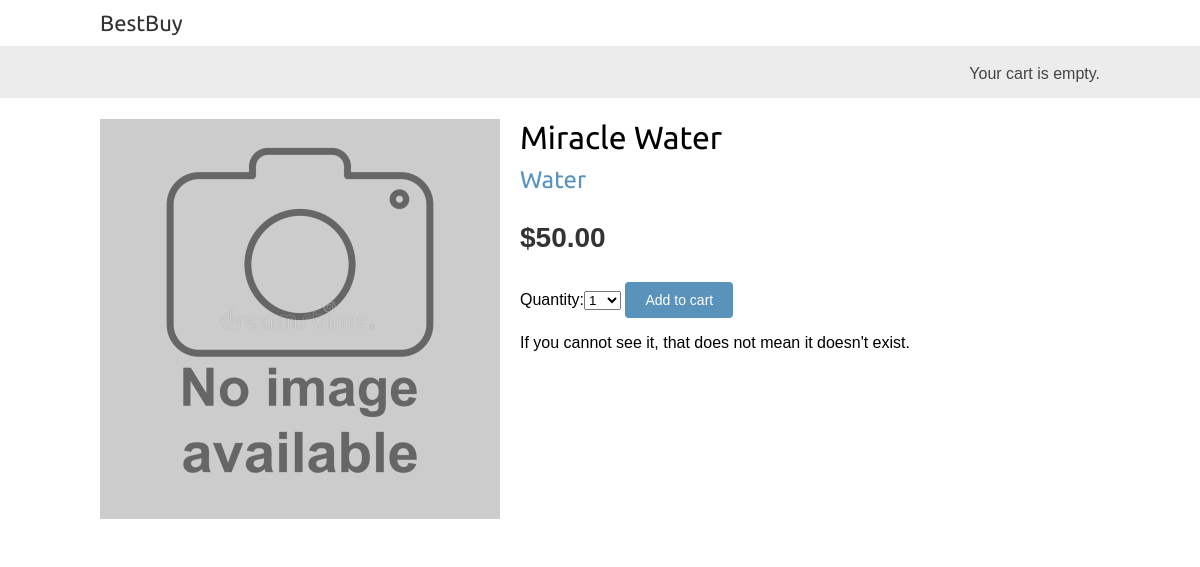
Page /4/miracle-water/ on the committed database.
### shop/models.py (models this page shows, shortened)
class Product(models.Model):
    category = models.ForeignKey(Category, related_name='products', on_delete=models.CASCADE)
    name = models.CharField(max_length=200, db_index=True)
    slug = models.SlugField(max_length=200, db_index=True)
    image = models.ImageField(upload_to='products/%d/%m/%Y', blank=True)
    description = models.TextField(blank=True)
    price = models.DecimalField(max_digits=10, decimal_places=2)
    available = models.BooleanField(default=True)
    created = models.DateTimeField(auto_now_add=True)
    updated = models.DateTimeField(auto_now=True)
    class Meta:
        ordering = ('name',)
        index_together = (('id', 'slug'),)

class Category(models.Model):
    name = models.CharField(max_length=200, db_index=True)
    slug = models.SlugField(max_length=200, unique=True)
    class Meta:
        ordering = ('name',)
        verbose_name = 'category'
        verbose_name_plural = 'categories'
    def __str__(self):
        return self.name
    def get_absolute_url(self):
        return reverse('shop:product_list_by_category', args=[self.slug])

### shop/views.py (the view)
# urls.py: path('<int:id>/<slug:slug>/', views.product_detail, name='product_detail'),
def product_detail(request, id, slug):
    product = get_object_or_404(Product, id=id, slug=slug, available=True)
    cart_product_form = CartAddProductForm()
    return render(request, 'shop/product/detail.html', {
        'product': product,
        'cart_product_form': cart_product_form
        })

### cart/forms.py
class CartAddProductForm(forms.Form):
    quantity = forms.TypedChoiceField( choices=PRODUCT_QUANTITY_CHOICES, coerce=int)
    override = forms.BooleanField(required=False, initial=False, widget=forms.HiddenInput)

### shop/templates/shop/product/detail.html (shortened to what this page needs)
{% extends "shop/base.html" %}
{% load static %}
{% block content %}
    <div class="product-detail">
        <img src="{% if product.image %}{{ product.image.url }}{% else %}
        {% static "img/NIA.jpg" %}{% endif %}">
        <h1>{{ product.name }}</h1>
        <h2>
            <a href="{{ product.category.get_absolute_url }}">
                {{ product.category }}
            </a>
        </h2>
        <p class="price">${{ product.price }}</p>
        <form action="{% url "cart:cart_add" product.id %}" method="post">
            {{ cart_product_form }}
            <input type="submit" value="Add to cart">
        </form>
        {{ product.description|linebreaks }}
    </div>
{% endblock %}

### shop/static/css/base.css (style rules this page uses)
body { margin:0; padding:0; font-family:helvetica, sans-serif; }
h1, h2, h3, h4, h5 , h6 { font-family: 'Ubuntu', sans-serif; font-weight:normal; }
a { text-decoration:none; color:#5993bb; }
a.button, input[type="submit"] { color:#fff; background:#5993bb; border-radius:4px; padding:10px 20px; font-size:14px; border:0; }
.product-detail { text-align:justify; }
.product-detail .price { color:#333; font-size:28px; font-weight:bold; }
.product-detail img { width:40%; float:left; padding:0 20px 20px 0; }
.product-detail h1 { margin-bottom:0; }
.product-detail h2 { margin-top:10px; }

### rows in the picture
Product: name "Miracle Water", category "Water", price "50.00", description "If you cannot see it, that does not mean it doesn't exist."
